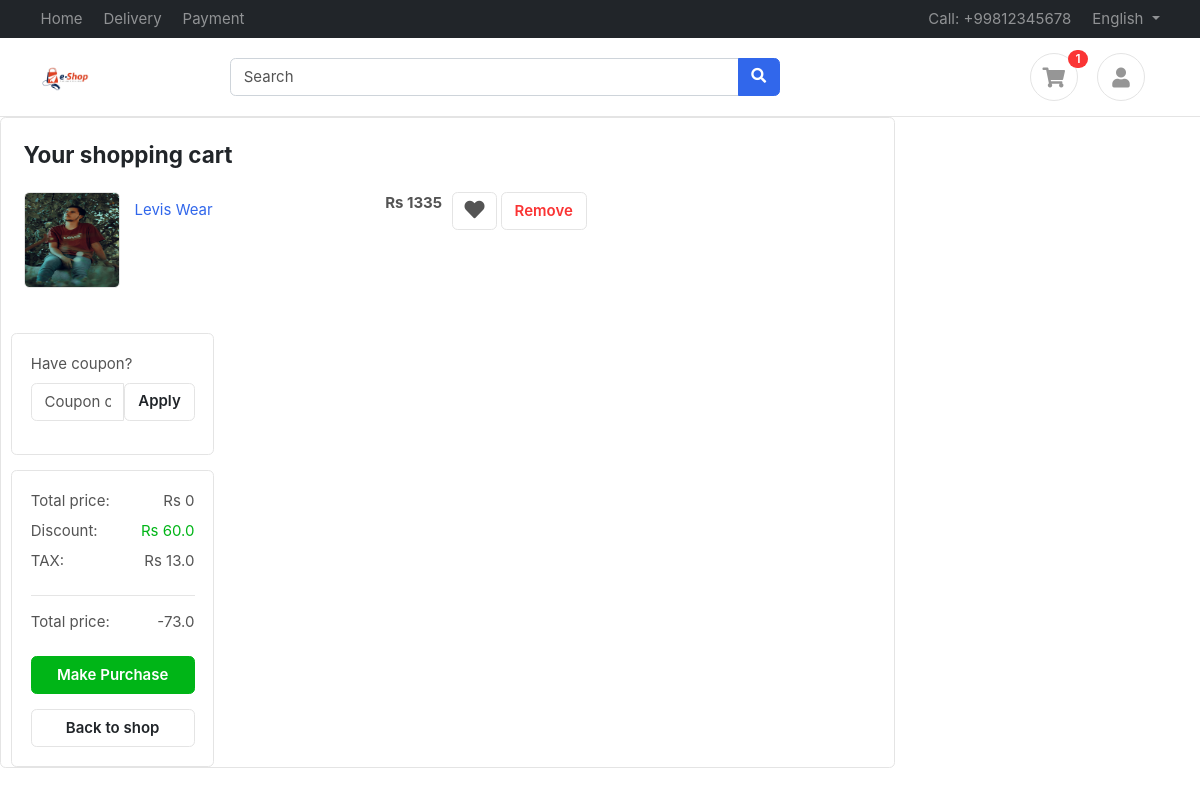
The app's page /accounts/cart/ (signed in) with its own data.
### accounts/models.py (models this page shows)
class CartItems(BaseModel):
    cart = models.ForeignKey(Cart, on_delete = models.CASCADE, related_name = 'cart_itmes')
    product = models.ForeignKey(Product, on_delete = models.SET_NULL, null = True, blank = True)
    size_varient = models.ForeignKey(SizeVarient, on_delete=models.SET_NULL, null =True, blank = True)
    color_varient = models.ForeignKey(ColorVarient, on_delete= models.SET_NULL, null=True, blank=True)
    quantity = models.IntegerField(null = True, blank = True)
    def __str__(self):
        return str(self.product)

### store/models.py (models this page shows, shortened)
class Product(BaseModel):
    product_name= models.CharField(max_length = 50, null=True, blank = True)
    slug = models.SlugField(unique=True, null=True, blank=True)
    category = models.ForeignKey(Category, on_delete = models.CASCADE, related_name = 'products')
    price = models.IntegerField()
    product_description = models.TextField(null= True, blank= True)
    color_varient = models.ManyToManyField(ColorVarient, blank = True)
    size_varient= models.ManyToManyField(SizeVarient, blank = True)
    def __str__(self) -> str:
        return self.product_name

class ProductImage(BaseModel):
    product = models.ForeignKey(Product, on_delete = models.CASCADE, related_name = 'images')
    image = models.ImageField(upload_to='products')

### accounts/views.py (the view)
# urls.py: path('cart/', views.cart , name='cart')
def cart(request):
    user = request.user
    user_cart = Cart.objects.filter(user = request.user.pk, is_paid = False).first()
    if user_cart:
        cart_items = CartItems.objects.filter(cart=user_cart.uid)
        print(cart_items)
        item_total = [item.product.price * item.quantity  for item in cart_items if item.product.price and item.quantity]
        total_price = sum(item_total)
        print(total_price)
        discount = 60.00  # Assume there is a $60 discount
        tax = 13.00  # Assume there is a $14 tax
        total_price_after_discount_and_tax = total_price - (discount + tax)
    else:
        cart_items = []
        total_price = 0
        discount = 0
        tax = 0
        total_price_after_discount_and_tax = 0
    context = {
        'cart_items': cart_items,
        'total_price': total_price,
        'discount': discount,
        'tax': tax,
        'total_price_after_discount_and_tax': (total_price_after_discount_and_tax),
    }
    return render(request, 'accounts/cart.html', context)

### templates/accounts/cart.html (shortened to what this page needs)
{% extends 'base.html' %}
{% load static %}
{% block content %}
<div class="row">
    <div class="col-lg-9">
    {% for item in cart_items %}
    <div class="card border shadow-0">
        <div class="m-4">
            <h4 class="card-title mb-4">Your shopping cart</h4>
            <div class="row gy-3 mb-4">
                <div class="col-lg-5">
                    <div class="me-lg-5">
                    <div class="d-flex">
                        <img src="/media/{{item.product.images.first.image}}" class="border rounded me-3" style="width: 96px; height: 96px;">
                        <div class="">
                            <a href="#" class="nav-link">{{item.product.product_name}}</a>
                        </div>
                    </div>
                    </div>
                </div>
                <div class="col-lg-2 col-sm-6 col-6 d-flex flex-row flex-lg-column flex-xl-row text-nowrap">
                    <div class="">
                        <text class="h6">Rs {{item.product.price}}</text> <br>
                </div>
                <span><div class="col-lg col-sm-6 d-flex justify-content-sm-center justify-content-md-start justify-content-lg-center justify-content-xl-end mb-2"></span>
                    <div class="float-md-end">
                        <a href="#!" class="btn btn-light border px-2 icon-hover-primary"><i class="fas fa-heart fa-lg px-1 text-secondary"></i></a>
                        <a href="" class="btn btn-light border text-danger icon-hover-danger"> {{item.product.delete}}Remove</a>
                </div>
            </div>
        </div>
    </div>
    {% endfor %}
    </div>
    <div class="col-lg-3">
        <div class="card mb-3 border shadow-0">
            <div class="card-body">
            <form>
                <div class="form-group">
                    <label class="form-label">Have coupon?</label>
                    <div class="input-group">
                        <input type="text" class="form-control border" name="" placeholder="Coupon code">
                        <button class="btn btn-light border">Apply</button>
                     </div>
                </div>
            </form>
            </div>
        </div>
        <div class="card shadow-0 border">
            <div class="card-body">
                <div class="d-flex justify-content-between">
                    <p class="mb-2">Total price:</p>
                    <p class="mb-2">Rs {{total_price}}</p>
                </div>
                <div class="d-flex justify-content-between">
                    <p class="mb-2">Discount:</p>
                    <p class="mb-2 text-success">Rs {{discount}}</p>
                </div>
                <div class="d-flex justify-content-between">
                    <p class="mb-2">TAX:</p>
                    <p class="mb-2">Rs {{tax}}</p>
                </div>
                <hr>
                <div class="d-flex justify-content-between">
                    <p class="mb-2">Total price:</p>
                    <p class="mb-2 fw-bold">{{total_price_after_discount_and_tax}}</p>
                </div>
                <div class="mt-3">
                    <a href="#" class="btn btn-success w-100 shadow-0 mb-2"> Make Purchase </a>
                    <a href="#" class="btn btn-light w-100 border mt-2"> Back to shop </a>
                </div>
            </div>
        </div>
    </div>
</div>
{% endblock content %}

### static/css/ui.css (style rules this page uses)
html { font-family: 'Inter', sans-serif; font-size: 15px; }
[class*="hover-"] { transition: .5s; }
article:after, .form-group:after { display: block; clear: both; content: ""; }
.card .card-title { color: #212529; }
p:last-child { margin-bottom: 0; }
.btn-light { background-color: #fff; border-color: #e4e4e4; }
.btn-light i { color: #969696; }

### records on screen
CartItems: product.images.first.image (picture), product.product_name "Levis Wear", product.price "1335"

### other values on screen
{{ total_price }} "0"
{{ discount }} "60.0"
{{ tax }} "13.0"
{{ total_price_after_discount_and_tax }} "-73.0"
